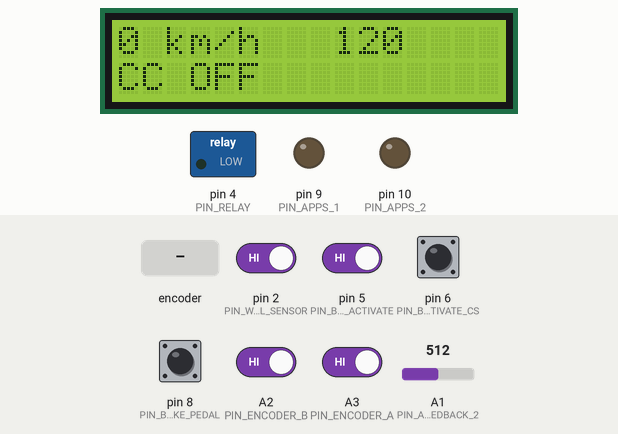
This sketch was run on a simulated Arduino Uno, built with avr-gcc and run on an emulated ATmega328P. Shown: 16×2 character LCD, switched loads named in the sketch (green lamp = pin HIGH), output pins drawn as LEDs (lit = HIGH). The test bench sets the inputs (shaded band); at power-on: A2 (PIN_ENCODER_B), A3 (PIN_ENCODER_A), pin 2 (PIN_WHEEL_SENSOR), pin 5 (PIN_BUTTON_ACTIVATE), pin 6 (PIN_BUTTON_ACTIVATE_CS), pin 8 (PIN_BRAKE_PEDAL) HIGH, A1 (PIN_APPS_FEEDBACK_2) = 512.

Above: at 1.2 s.
1.3 s: rotary encoder on A3 (PIN_ENCODER_A) / A2 (PIN_ENCODER_B) turned 3 steps (first pin leading)
At 2.3 s:
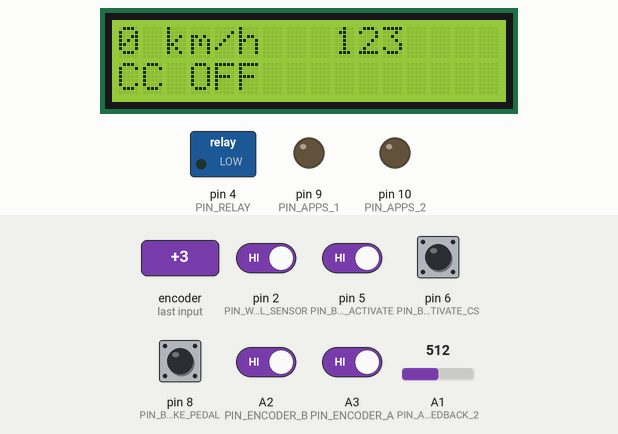
3.4 s: rotary encoder on A3 (PIN_ENCODER_A) / A2 (PIN_ENCODER_B) turned 1 step (first pin leading)
At 4.7 s:
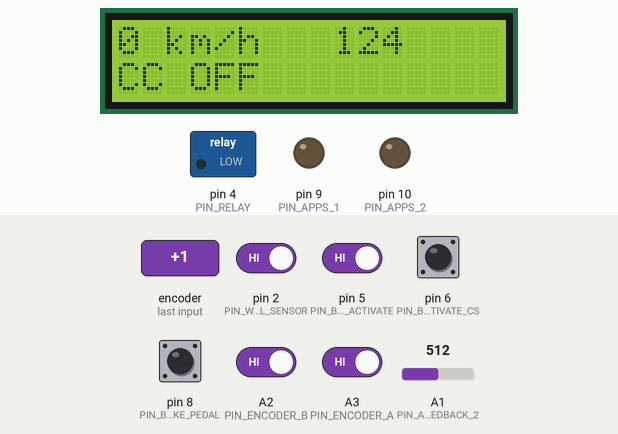
5.1 s: pin 2 (PIN_WHEEL_SENSOR) driven LOW and pin 5 (PIN_BUTTON_ACTIVATE) driven LOW
At 6.9 s:
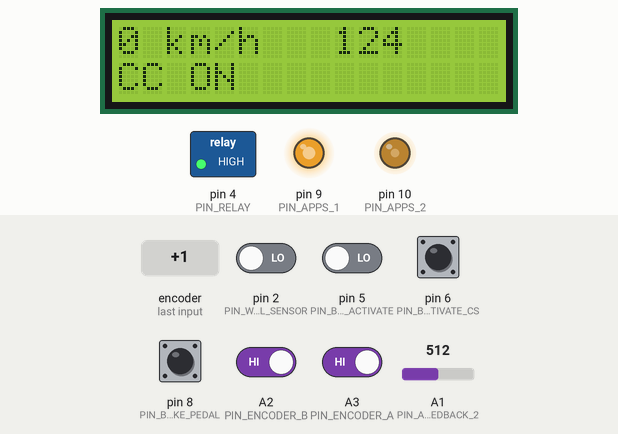
7.6 s: pin 6 (PIN_BUTTON_ACTIVATE_CS) pulled LOW for 0.15 s
At 8.1 s:
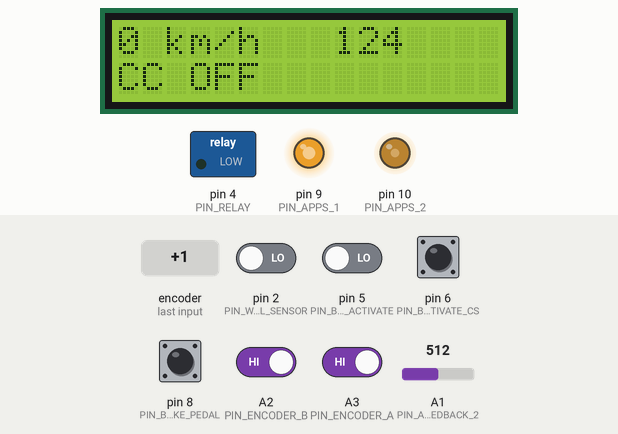
Timing chart, 0 to 10.2 s (numbered marks = the images above; inputs shaded):
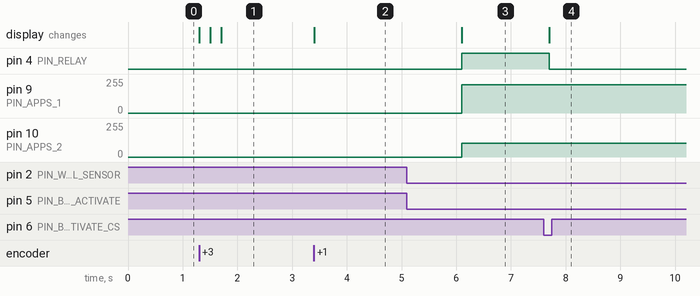

Measured:
- after the input at 1.3 s, the display: first changes at once (image 1 shows a later state)
- after the input at 3.4 s, the display: changes at once (image 2)
- after the input at 5.1 s, pin 4 (PIN_RELAY): LOW → HIGH after 1.0 s; pin 9 (PIN_APPS_1): 0/255 → 211/255 after 1.0 s; pin 10 (PIN_APPS_2): 0/255 → 104/255 after 1.0 s; the display: changes after 1.0 s (image 3)
- after the input at 7.6 s, pin 4 (PIN_RELAY): HIGH → LOW after 0.10 s; the display: changes after 0.10 s (image 4)

The sketch:

autocruise.ino
```cpp
#include <Wire.h>
#include <LiquidCrystal_I2C.h>
#include <util/atomic.h>
#include <math.h>

#define PIN_WHEEL_SENSOR 2
#define PIN_RELAY 4
#define PIN_BUTTON_ACTIVATE 5
#define PIN_BUTTON_ACTIVATE_CS 6
#define PIN_BUTTON_ENCODER 7
#define PIN_BRAKE_PEDAL 8
#define PIN_ENCODER_A A3
#define PIN_ENCODER_B A2

#define PIN_APPS_FEEDBACK_1 A0
#define PIN_APPS_FEEDBACK_2 A1

// PWM outputs
#define PIN_APPS_1 9
#define PIN_APPS_2 10

#define SPEED_HISTORY_DEPTH 10

LiquidCrystal_I2C lcd(0x27,16,2);

// Volatile because it's accessed from an interrupt
volatile unsigned int wheelpulses = 0;
unsigned int readpulses;
byte carspeed = 0;
byte newcarspeed;
byte targetspeed = 0;
byte newtargetspeed = 120;
float throttle = 10;
unsigned long speedlastupdated = 0;
byte overrideAccelerator = false;
byte speedHistory[SPEED_HISTORY_DEPTH];
byte i;

void setup() {
  // Modify the TCCR1B register in order to have a faster PWM frequency
  TCCR1B = (TCCR1B & B11111000) | B00000010;
  pinMode(PIN_WHEEL_SENSOR, INPUT_PULLUP);
  pinMode(PIN_RELAY, OUTPUT);
  digitalWrite(PIN_RELAY, 0);
  pinMode(PIN_BUTTON_ACTIVATE, INPUT_PULLUP);
  pinMode(PIN_BUTTON_ACTIVATE_CS, INPUT_PULLUP);
  pinMode(PIN_BUTTON_ENCODER, INPUT_PULLUP);
  pinMode(PIN_BRAKE_PEDAL, INPUT_PULLUP);
  pinMode(PIN_ENCODER_A, INPUT_PULLUP);
  pinMode(PIN_ENCODER_B, INPUT_PULLUP);
  pinMode(PIN_APPS_1, OUTPUT);
  pinMode(PIN_APPS_2, OUTPUT);
  // Every time there is a pulse in the wheel sensor this interrupt will be called in order to calculate the speed.
  attachInterrupt(digitalPinToInterrupt(PIN_WHEEL_SENSOR), sensor, RISING);
  lcd.init();
  lcd.backlight();
  lcd.setCursor(0,0);
  lcd.print("0 km/h");
  lcd.setCursor(0,1);
  lcd.print("CC OFF");
}

void loop() {
  // Update the speed every half second
  if(millis() - speedlastupdated >= 500){
    speedlastupdated = millis();
    // We need an atomic bloc (interrupts disabled) in order to read the number of pulses in the last half second.
    // This is because wheelpulses is two bytes long, and there is a chance an interrupt could happen in the middle.
    ATOMIC_BLOCK(ATOMIC_RESTORESTATE) {
      readpulses = wheelpulses;
      wheelpulses = 0;
    }
    // Calculate the car speed in km/h. The constant is empirical.
    newcarspeed = round(4.0*(float)readpulses/15.0);
    // Update the screen if the speed has changed
    if(carspeed != newcarspeed){
      lcd.setCursor(0,0);
      lcd.print(newcarspeed);
      if(nofdigits(carspeed) != nofdigits(newcarspeed)){
        lcd.print(" km/h");
        if(newcarspeed < carspeed){
          if(newcarspeed <= 9){
            lcd.print("  ");
          }else if(newcarspeed <= 99){
            lcd.print(" ");
          }
        }
      }
      carspeed = newcarspeed;
    }
    // Put the speed in the speed history. This is to see if we have been under or over the target speed for a while.
    for(i=SPEED_HISTORY_DEPTH - 1; i>0; i--){
      speedHistory[i] = speedHistory[i-1];
    }
    speedHistory[0] = carspeed;
    // overrideAccelerator is true when the cruise control is on
    if(overrideAccelerator){
      if(carspeed < targetspeed){
        // We apply more throttle the further away we are from the target speed
        if(carspeed <= (targetspeed - 8)){
          throttle += 2.5;
        }else if(carspeed <= (targetspeed - 5)){
          throttle += 1.5;
        }else{
          throttle += 0.5;
        }
        // If we have been under the desired speed for 4 seconds add a bit of extra throttle.
        if(timeBelow() >= 8){
          throttle += 0.5;
        }
      }else if(carspeed > targetspeed){
        if(carspeed >= (targetspeed + 8)){
          throttle -= 2.5;
        }else if(carspeed >= (targetspeed + 5)){
          throttle -= 1.5;
        }else{
          throttle -= 0.5;
        }
        if(timeAbove() >= 8){
          throttle -= 0.5;
        }
      }
      // We apply the new throttle
      throttle = constrain(throttle, 0, 100);
      throttleWrite(throttle);
    }
  }

  // Check for user input.
  processButtonActivate();
  processButtonActivateCS();
  processEncoder();

  // If we are braking turn the cruise control off
  if(!digitalRead(PIN_BRAKE_PEDAL)){
    overrideAccelerator = false;
  }

  if(digitalRead(PIN_RELAY) != overrideAccelerator){
    if(overrideAccelerator){
      // If the cruise control has just been turned on, we start by applying the driver's current throttle.
      // Thus we avoid a shock
      throttle = throttleRead();
      throttleWrite(throttle);
      digitalWrite(PIN_RELAY, HIGH);
      lcd.setCursor(4,1);
      lcd.print("N "); //CC ON
    }else{
      digitalWrite(PIN_RELAY, LOW);
      lcd.setCursor(4,1);
      lcd.print("FF"); //CC OFF
    }
  }
  if(targetspeed != newtargetspeed){
    lcd.setCursor(9, 0);
    lcd.print(newtargetspeed);
    switch(nofdigits(targetspeed) - nofdigits(newtargetspeed)){
      case 1 :
        lcd.print(" ");
        break;
      case 2 :
        lcd.print("  ");
        break;
    }
    targetspeed = newtargetspeed;
  }
}

// This function reads the driver's current throttle.
float throttleRead(){
  return constrain(((float)analogRead(PIN_APPS_FEEDBACK_2)/4 - 19.38)/0.843, 0, 100);
}

// Makes sure every time a throttle input is given it's within the good range.
// Otherwise the check engine light turns on. Constants are empirical.
void throttleWrite(float t){
  t = constrain(t, 0, 100);
  analogWrite(PIN_APPS_1, round(39.27 + (float)t*1.715));
  analogWrite(PIN_APPS_2, round(19.38 + (float)t*0.843));
}

// Check if the activate button is pressed
void processButtonActivate(){
  static unsigned long lastButtonChange = 0;
  static byte lastButtonState = HIGH;
  static byte reading;
  static boolean alreadyExecuted = false;

  reading = digitalRead(PIN_BUTTON_ACTIVATE);
  if(reading != lastButtonState){
    lastButtonChange = millis();
    lastButtonState = reading;
    alreadyExecuted = false;
  }
  if((!lastButtonState) && (!alreadyExecuted) && (millis() - lastButtonChange > 100)){
    if(overrideAccelerator){
      overrideAccelerator = false;
      alreadyExecuted = true;
    }else{
      // The button has to be pressed for 1 second in order to turn on the cruise control
      if((millis() - lastButtonChange) > 1000){
        overrideAccelerator = true;
        alreadyExecuted = true;
      }
    }
  }
}

// Check if the activate to current speed button is pressed
void processButtonActivateCS(){
  static unsigned long lastButtonChange = 0;
  static byte lastButtonState = HIGH;
  static byte reading;
  static boolean alreadyExecuted = false;

  reading = digitalRead(PIN_BUTTON_ACTIVATE_CS);
  if(reading != lastButtonState){
    lastButtonChange = millis();
    lastButtonState = reading;
    alreadyExecuted = false;
  }
  if((!lastButtonState) && (!alreadyExecuted) && (millis() - lastButtonChange > 100)){
    if(overrideAccelerator){
      overrideAccelerator = false;
      alreadyExecuted = true;
    }else{
      if((millis() - lastButtonChange) > 1000){
        overrideAccelerator = true;
        newtargetspeed = carspeed;
        alreadyExecuted = true;
      }
    }
  }
}

// Read the changes in the encoder. This sets the new target speed
void processEncoder(){
  static boolean alreadyExecuted = false;
  byte readingA, readingB;
  readingA = digitalRead(PIN_ENCODER_A);
  readingB = digitalRead(PIN_ENCODER_B);
  if(readingA && readingB){
    alreadyExecuted = false;
    return;
  }
  if(!alreadyExecuted){
    if((!readingA) && readingB){
      newtargetspeed++;
      alreadyExecuted = true;
      return;
    }else if(readingA && (!readingB)){
      newtargetspeed--;
      alreadyExecuted = true;
      return;
    }
  }
}

byte nofdigits(byte number){
  if(number < 10){
    return 1;
  }else if(number < 100){
    return 2;
  }else{
    return 3;
  }
}

// Time above the target speed
byte timeAbove(){
  byte t = 0;
  for(i=0; i<SPEED_HISTORY_DEPTH; i++){
    if(speedHistory[i] >= (targetspeed+5)){
      t++;
    }else{
      return t;
    }
  }
  return t;
}

// Time below the target speed
byte timeBelow(){
  byte t = 0;
  for(i=0; i<SPEED_HISTORY_DEPTH; i++){
    if(speedHistory[i] <= (targetspeed-5)){
      t++;
    }else{
      return t;
    }
  }
  return t;
}

// Increment wheelpulses at every pulse of the wheel sensor
void sensor(){
  wheelpulses++;
}
```
